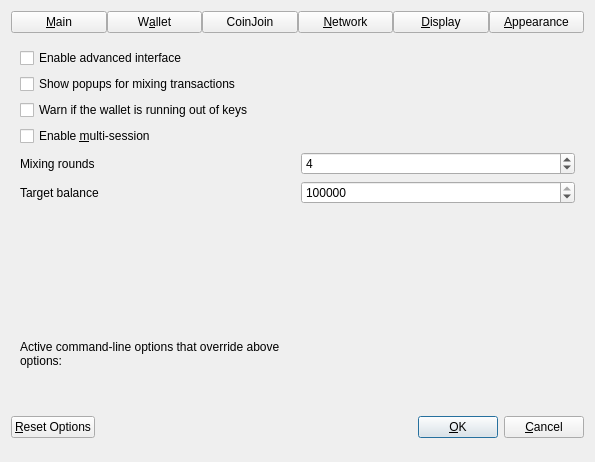
<?xml version="1.0" encoding="UTF-8"?>
<ui version="4.0">
 <class>OptionsDialog</class>
 <widget class="QDialog" name="OptionsDialog">
  <property name="geometry">
   <rect>
    <x>0</x>
    <y>0</y>
    <width>595</width>
    <height>462</height>
   </rect>
  </property>
  <property name="sizePolicy">
   <sizepolicy hsizetype="Fixed" vsizetype="Fixed">
    <horstretch>0</horstretch>
    <verstretch>0</verstretch>
   </sizepolicy>
  </property>
  <property name="windowTitle">
   <string>Options</string>
  </property>
  <property name="modal">
   <bool>true</bool>
  </property>
  <layout class="QVBoxLayout" name="verticalLayout">
   <item>
    <layout class="QHBoxLayout" name="horizontalLayout_Buttons_2">
     <property name="spacing">
      <number>0</number>
     </property>
     <property name="topMargin">
      <number>0</number>
     </property>
     <item>
      <widget class="QPushButton" name="btnMain">
       <property name="text">
        <string>&amp;Main</string>
       </property>
       <property name="checkable">
        <bool>true</bool>
       </property>
      </widget>
     </item>
     <item>
      <widget class="QPushButton" name="btnWallet">
       <property name="text">
        <string>W&amp;allet</string>
       </property>
       <property name="checkable">
        <bool>true</bool>
       </property>
      </widget>
     </item>
     <item>
      <widget class="QPushButton" name="btnCoinJoin">
       <property name="text">
        <string notr="true">CoinJoin</string>
       </property>
       <property name="checkable">
        <bool>true</bool>
       </property>
      </widget>
     </item>
     <item>
      <widget class="QPushButton" name="btnNetwork">
       <property name="text">
        <string>&amp;Network</string>
       </property>
       <property name="checkable">
        <bool>true</bool>
       </property>
      </widget>
     </item>
     <item>
      <widget class="QPushButton" name="btnDisplay">
       <property name="text">
        <string>&amp;Display</string>
       </property>
       <property name="checkable">
        <bool>true</bool>
       </property>
      </widget>
     </item>
     <item>
      <widget class="QPushButton" name="btnAppearance">
       <property name="text">
        <string>&amp;Appearance</string>
       </property>
       <property name="checkable">
        <bool>true</bool>
       </property>
      </widget>
     </item>
    </layout>
   </item>
   <item>
    <widget class="QStackedWidget" name="stackedWidgetOptions">
     <property name="minimumSize">
      <size>
       <width>0</width>
       <height>0</height>
      </size>
     </property>
     <property name="currentIndex">
      <number>2</number>
     </property>
     <widget class="QWidget" name="pageMain">
      <layout class="QVBoxLayout" name="verticalLayout_Main">
       <item>
        <widget class="QCheckBox" name="bitcoinAtStartup">
         <property name="toolTip">
          <string>Automatically start %1 after logging in to the system.</string>
         </property>
         <property name="text">
          <string>&amp;Start %1 on system login</string>
         </property>
        </widget>
       </item>
       <item>
        <widget class="QCheckBox" name="hideTrayIcon">
         <property name="toolTip">
          <string>Hide the icon from the system tray.</string>
         </property>
         <property name="text">
          <string>&amp;Hide tray icon</string>
         </property>
        </widget>
       </item>
       <item>
        <widget class="QCheckBox" name="minimizeToTray">
         <property name="toolTip">
          <string>Show only a tray icon after minimizing the window.</string>
         </property>
         <property name="text">
          <string>&amp;Minimize to the tray instead of the taskbar</string>
         </property>
        </widget>
       </item>
       <item>
        <widget class="QCheckBox" name="minimizeOnClose">
         <property name="toolTip">
          <string>Minimize instead of exit the application when the window is closed. When this option is enabled, the application will be closed only after selecting Exit in the menu.</string>
         </property>
         <property name="text">
          <string>M&amp;inimize on close</string>
         </property>
        </widget>
       </item>
       <item>
        <layout class="QHBoxLayout" name="horizontalLayout_2_Main">
         <item>
          <widget class="QLabel" name="databaseCacheLabel">
           <property name="text">
            <string>Size of &amp;database cache</string>
           </property>
           <property name="textFormat">
            <enum>Qt::PlainText</enum>
           </property>
           <property name="buddy">
            <cstring>databaseCache</cstring>
           </property>
          </widget>
         </item>
         <item>
          <widget class="QSpinBox" name="databaseCache"/>
         </item>
         <item>
          <widget class="QLabel" name="databaseCacheUnitLabel">
           <property name="text">
            <string>MB</string>
           </property>
           <property name="textFormat">
            <enum>Qt::PlainText</enum>
           </property>
          </widget>
         </item>
         <item>
          <spacer name="horizontalSpacer_2_Main">
           <property name="orientation">
            <enum>Qt::Horizontal</enum>
           </property>
           <property name="sizeHint" stdset="0">
            <size>
             <width>40</width>
             <height>20</height>
            </size>
           </property>
          </spacer>
         </item>
        </layout>
       </item>
       <item>
        <layout class="QHBoxLayout" name="horizontalLayout_3_Main">
         <item>
          <widget class="QLabel" name="threadsScriptVerifLabel">
           <property name="text">
            <string>Number of script &amp;verification threads</string>
           </property>
           <property name="textFormat">
            <enum>Qt::PlainText</enum>
           </property>
           <property name="buddy">
            <cstring>threadsScriptVerif</cstring>
           </property>
          </widget>
         </item>
         <item>
          <widget class="QSpinBox" name="threadsScriptVerif">
           <property name="toolTip">
            <string>(0 = auto, &lt;0 = leave that many cores free)</string>
           </property>
          </widget>
         </item>
         <item>
          <spacer name="horizontalSpacer_3_Main">
           <property name="orientation">
            <enum>Qt::Horizontal</enum>
           </property>
           <property name="sizeHint" stdset="0">
            <size>
             <width>40</width>
             <height>20</height>
            </size>
           </property>
          </spacer>
         </item>
        </layout>
       </item>
       <item>
        <spacer name="verticalSpacer_Main">
         <property name="orientation">
          <enum>Qt::Vertical</enum>
         </property>
         <property name="sizeHint" stdset="0">
          <size>
           <width>20</width>
           <height>40</height>
          </size>
         </property>
        </spacer>
       </item>
      </layout>
     </widget>
     <widget class="QWidget" name="pageWallet">
      <layout class="QVBoxLayout" name="verticalLayout_Wallet">
       <item>
        <layout class="QVBoxLayout" name="verticalLayout_2">
         <item>
          <widget class="QCheckBox" name="coinControlFeatures">
           <property name="toolTip">
            <string>Whether to show coin control features or not.</string>
           </property>
           <property name="text">
            <string>Enable coin &amp;control features</string>
           </property>
          </widget>
         </item>
         <item>
          <widget class="QCheckBox" name="showSmartnodesTab">
           <property name="toolTip">
            <string>Show additional tab listing all your smartnodes in first sub-tab&lt;br/&gt;and all smartnodes on the network in second sub-tab.</string>
           </property>
           <property name="text">
            <string>Show Smartnodes Tab</string>
           </property>
          </widget>
         </item>
         <item>
          <widget class="QCheckBox" name="spendZeroConfChange">
           <property name="toolTip">
            <string>If you disable the spending of unconfirmed change, the change from a transaction&lt;br/&gt;cannot be used until that transaction has at least one confirmation.&lt;br/&gt;This also affects how your balance is computed.</string>
           </property>
           <property name="text">
            <string>&amp;Spend unconfirmed change</string>
           </property>
          </widget>
         </item>
         <item>
          <widget class="QCheckBox" name="coinJoinEnabled">
           <property name="toolTip">
            <string>Show mixing interface on Overview screen and reveal an additional screen which allows to spend fully mixed coins only.&lt;br/&gt;A new tab with more settings will also appear in this dialog, please make sure to check them before mixing your coins.</string>
           </property>
           <property name="text">
            <string notr="true">Enable CoinJoin features</string>
           </property>
          </widget>
         </item>
        </layout>
       </item>
       <item>
        <spacer name="verticalSpacer_Wallet">
         <property name="orientation">
          <enum>Qt::Vertical</enum>
         </property>
         <property name="sizeHint" stdset="0">
          <size>
           <width>20</width>
           <height>40</height>
          </size>
         </property>
        </spacer>
       </item>
      </layout>
     </widget>
     <widget class="QWidget" name="pageCoinJoin">
      <layout class="QVBoxLayout" name="verticalLayout_4">
       <item>
        <widget class="QCheckBox" name="showAdvancedCJUI">
         <property name="toolTip">
          <string>Show additional information and buttons on overview screen.</string>
         </property>
         <property name="text">
          <string>Enable advanced interface</string>
         </property>
        </widget>
       </item>
       <item>
        <widget class="QCheckBox" name="showCoinJoinPopups">
         <property name="toolTip">
          <string>Show system popups for mixing transactions&lt;br/&gt;just like for all other transaction types.</string>
         </property>
         <property name="text">
          <string>Show popups for mixing transactions</string>
         </property>
        </widget>
       </item>
       <item>
        <widget class="QCheckBox" name="lowKeysWarning">
         <property name="toolTip">
          <string>Show warning dialog when the wallet has very low number of keys left.</string>
         </property>
         <property name="text">
          <string>Warn if the wallet is running out of keys</string>
         </property>
        </widget>
       </item>
       <item>
        <widget class="QCheckBox" name="coinJoinMultiSession">
         <property name="toolTip">
          <string>Whether to use experimental mode with multiple mixing sessions per block.&lt;br/&gt;Note: You must use this feature carefully.&lt;br/&gt;Make sure you always have recent wallet (auto)backup in a safe place!</string>
         </property>
         <property name="text">
          <string>Enable &amp;multi-session</string>
         </property>
        </widget>
       </item>
       <item>
        <layout class="QHBoxLayout" name="horizontalLayout_4_Wallet">
         <item>
          <widget class="QLabel" name="lblCoinJoinRoundsText">
           <property name="toolTip">
            <string>This setting determines the amount of individual smartnodes that an input will be mixed through.&lt;br/&gt;More rounds of mixing gives a higher degree of privacy, but also costs more in fees.</string>
           </property>
           <property name="text">
            <string>Mixing rounds</string>
           </property>
          </widget>
         </item>
         <item>
          <widget class="QSpinBox" name="coinJoinRounds">
           <property name="minimum">
            <number>2</number>
           </property>
           <property name="maximum">
            <number>16</number>
           </property>
           <property name="value">
            <number>4</number>
           </property>
          </widget>
         </item>
        </layout>
       </item>
       <item>
        <layout class="QHBoxLayout" name="horizontalLayout">
         <item>
          <widget class="QLabel" name="lblCoinJoinAmountText">
           <property name="toolTip">
            <string>This amount acts as a threshold to turn off mixing once it's reached.</string>
           </property>
           <property name="statusTip">
            <string notr="true"/>
           </property>
           <property name="whatsThis">
            <string notr="true"/>
           </property>
           <property name="accessibleName">
            <string notr="true"/>
           </property>
           <property name="accessibleDescription">
            <string notr="true"/>
           </property>
           <property name="text">
            <string>Target balance</string>
           </property>
          </widget>
         </item>
         <item>
          <widget class="QSpinBox" name="coinJoinAmount">
           <property name="minimum">
            <number>1000</number>
           </property>
           <property name="maximum">
            <number>2000000</number>
           </property>
           <property name="singleStep">
            <number>1000</number>
           </property>
           <property name="value">
            <number>1000000</number>
           </property>
          </widget>
         </item>
        </layout>
       </item>
       <item>
        <spacer name="verticalSpacerPS">
         <property name="orientation">
          <enum>Qt::Vertical</enum>
         </property>
         <property name="sizeHint" stdset="0">
          <size>
           <width>20</width>
           <height>40</height>
          </size>
         </property>
        </spacer>
       </item>
      </layout>
     </widget>
     <widget class="QWidget" name="pageNetwork">
      <layout class="QVBoxLayout" name="verticalLayout_Network">
       <item>
        <widget class="QCheckBox" name="mapPortUpnp">
         <property name="toolTip">
          <string>Automatically open the Sciia Core client port on the router. This only works when your router supports UPnP and it is enabled.</string>
         </property>
         <property name="text">
          <string>Map port using &amp;UPnP</string>
         </property>
        </widget>
       </item>
       <item>
        <widget class="QCheckBox" name="allowIncoming">
         <property name="toolTip">
          <string>Accept connections from outside.</string>
         </property>
         <property name="text">
          <string>Allow incomin&amp;g connections</string>
         </property>
        </widget>
       </item>
       <item>
        <widget class="QCheckBox" name="connectSocks">
         <property name="toolTip">
          <string>Connect to the Sciia network through a SOCKS5 proxy.</string>
         </property>
         <property name="text">
          <string>&amp;Connect through SOCKS5 proxy (default proxy):</string>
         </property>
        </widget>
       </item>
       <item>
        <layout class="QHBoxLayout" name="horizontalLayout_1_Network">
         <item>
          <widget class="QLabel" name="proxyIpLabel">
           <property name="text">
            <string>Proxy &amp;IP:</string>
           </property>
           <property name="textFormat">
            <enum>Qt::PlainText</enum>
           </property>
           <property name="buddy">
            <cstring>proxyIp</cstring>
           </property>
          </widget>
         </item>
         <item>
          <widget class="QValidatedLineEdit" name="proxyIp">
           <property name="minimumSize">
            <size>
             <width>140</width>
             <height>0</height>
            </size>
           </property>
           <property name="maximumSize">
            <size>
             <width>140</width>
             <height>16777215</height>
            </size>
           </property>
           <property name="toolTip">
            <string>IP address of the proxy (e.g. IPv4: 127.0.0.1 / IPv6: ::1)</string>
           </property>
          </widget>
         </item>
         <item>
          <widget class="QLabel" name="proxyPortLabel">
           <property name="text">
            <string>&amp;Port:</string>
           </property>
           <property name="textFormat">
            <enum>Qt::PlainText</enum>
           </property>
           <property name="buddy">
            <cstring>proxyPort</cstring>
           </property>
          </widget>
         </item>
         <item>
          <widget class="QLineEdit" name="proxyPort">
           <property name="minimumSize">
            <size>
             <width>60</width>
             <height>0</height>
            </size>
           </property>
           <property name="maximumSize">
            <size>
             <width>60</width>
             <height>16777215</height>
            </size>
           </property>
           <property name="toolTip">
            <string>Port of the proxy (e.g. 9050)</string>
           </property>
          </widget>
         </item>
         <item>
          <spacer name="horizontalSpacer_1_Network">
           <property name="orientation">
            <enum>Qt::Horizontal</enum>
           </property>
           <property name="sizeHint" stdset="0">
            <size>
             <width>40</width>
             <height>20</height>
            </size>
           </property>
          </spacer>
         </item>
        </layout>
       </item>
       <item>
        <layout class="QHBoxLayout" name="horizontalLayout_2_Network">
         <item>
          <widget class="QLabel" name="proxyActiveNets">
           <property name="text">
            <string>Used for reaching peers via:</string>
           </property>
           <property name="textFormat">
            <enum>Qt::PlainText</enum>
           </property>
          </widget>
         </item>
         <item>
          <widget class="QCheckBox" name="proxyReachIPv4">
           <property name="enabled">
            <bool>false</bool>
           </property>
           <property name="toolTip">
            <string>Shows if the supplied default SOCKS5 proxy is used to reach peers via this network type.</string>
           </property>
           <property name="text">
            <string>IPv4</string>
           </property>
          </widget>
         </item>
         <item>
          <widget class="QCheckBox" name="proxyReachIPv6">
           <property name="enabled">
            <bool>false</bool>
           </property>
           <property name="toolTip">
            <string>Shows if the supplied default SOCKS5 proxy is used to reach peers via this network type.</string>
           </property>
           <property name="text">
            <string>IPv6</string>
           </property>
          </widget>
         </item>
         <item>
          <widget class="QCheckBox" name="proxyReachTor">
           <property name="enabled">
            <bool>false</bool>
           </property>
           <property name="toolTip">
            <string>Shows if the supplied default SOCKS5 proxy is used to reach peers via this network type.</string>
           </property>
           <property name="text">
            <string>Tor</string>
           </property>
          </widget>
         </item>
         <item>
          <spacer name="horizontalSpacer_2_Network">
           <property name="orientation">
            <enum>Qt::Horizontal</enum>
           </property>
           <property name="sizeHint" stdset="0">
            <size>
             <width>40</width>
             <height>20</height>
            </size>
           </property>
          </spacer>
         </item>
        </layout>
       </item>
       <item>
        <widget class="QCheckBox" name="connectSocksTor">
         <property name="toolTip">
          <string>Connect to the Sciia network through a separate SOCKS5 proxy for Tor hidden services.</string>
         </property>
         <property name="text">
          <string>Use separate SOCKS&amp;5 proxy to reach peers via Tor hidden services:</string>
         </property>
        </widget>
       </item>
       <item>
        <layout class="QHBoxLayout" name="horizontalLayout_3_Network">
         <item>
          <widget class="QLabel" name="proxyIpTorLabel">
           <property name="text">
            <string>Proxy &amp;IP:</string>
           </property>
           <property name="textFormat">
            <enum>Qt::PlainText</enum>
           </property>
           <property name="buddy">
            <cstring>proxyIpTor</cstring>
           </property>
          </widget>
         </item>
         <item>
          <widget class="QValidatedLineEdit" name="proxyIpTor">
           <property name="minimumSize">
            <size>
             <width>140</width>
             <height>0</height>
            </size>
           </property>
           <property name="maximumSize">
            <size>
             <width>140</width>
             <height>16777215</height>
            </size>
           </property>
           <property name="toolTip">
            <string>IP address of the proxy (e.g. IPv4: 127.0.0.1 / IPv6: ::1)</string>
           </property>
          </widget>
         </item>
         <item>
          <widget class="QLabel" name="proxyPortTorLabel">
           <property name="text">
            <string>&amp;Port:</string>
           </property>
           <property name="textFormat">
            <enum>Qt::PlainText</enum>
           </property>
           <property name="buddy">
            <cstring>proxyPortTor</cstring>
           </property>
          </widget>
         </item>
         <item>
          <widget class="QLineEdit" name="proxyPortTor">
           <property name="minimumSize">
            <size>
             <width>60</width>
             <height>0</height>
            </size>
           </property>
           <property name="maximumSize">
            <size>
             <width>60</width>
             <height>16777215</height>
            </size>
           </property>
           <property name="toolTip">
            <string>Port of the proxy (e.g. 9050)</string>
           </property>
          </widget>
         </item>
         <item>
          <spacer name="horizontalSpacer_4_Network">
           <property name="orientation">
            <enum>Qt::Horizontal</enum>
           </property>
           <property name="sizeHint" stdset="0">
            <size>
             <width>40</width>
             <height>20</height>
            </size>
           </property>
          </spacer>
         </item>
        </layout>
       </item>
       <item>
        <spacer name="verticalSpacer_Network">
         <property name="orientation">
          <enum>Qt::Vertical</enum>
         </property>
         <property name="sizeHint" stdset="0">
          <size>
           <width>20</width>
           <height>40</height>
          </size>
         </property>
        </spacer>
       </item>
      </layout>
     </widget>
     <widget class="QWidget" name="pageDisplay">
      <layout class="QVBoxLayout" name="verticalLayout_Display">
       <item>
        <layout class="QHBoxLayout" name="horizontalLayout_1_Display">
         <item>
          <widget class="QLabel" name="langLabel">
           <property name="text">
            <string>User Interface &amp;language:</string>
           </property>
           <property name="textFormat">
            <enum>Qt::PlainText</enum>
           </property>
           <property name="buddy">
            <cstring>lang</cstring>
           </property>
          </widget>
         </item>
         <item>
          <widget class="QValueComboBox" name="lang">
           <property name="toolTip">
            <string>The user interface language can be set here. This setting will take effect after restarting %1.</string>
           </property>
          </widget>
         </item>
        </layout>
       </item>
       <item>
        <widget class="QLabel" name="label_3">
         <property name="toolTip">
          <string notr="true"/>
         </property>
         <property name="statusTip">
          <string notr="true"/>
         </property>
         <property name="whatsThis">
          <string notr="true"/>
         </property>
         <property name="accessibleName">
          <string notr="true"/>
         </property>
         <property name="text">
          <string>Language missing or translation incomplete? Help contributing translations here:
https://www.transifex.com/projects/p/sciia/</string>
         </property>
         <property name="wordWrap">
          <bool>true</bool>
         </property>
         <property name="openExternalLinks">
          <bool>true</bool>
         </property>
         <property name="textInteractionFlags">
          <set>Qt::TextBrowserInteraction</set>
         </property>
        </widget>
       </item>
       <item>
        <widget class="Line" name="line">
         <property name="orientation">
          <enum>Qt::Horizontal</enum>
         </property>
        </widget>
       </item>
       <item>
        <layout class="QHBoxLayout" name="horizontalLayout_2_Display">
         <item>
          <widget class="QLabel" name="unitLabel">
           <property name="text">
            <string>&amp;Unit to show amounts in:</string>
           </property>
           <property name="textFormat">
            <enum>Qt::PlainText</enum>
           </property>
           <property name="buddy">
            <cstring>unit</cstring>
           </property>
          </widget>
         </item>
         <item>
          <widget class="QValueComboBox" name="unit">
           <property name="toolTip">
            <string>Choose the default subdivision unit to show in the interface and when sending coins.</string>
           </property>
          </widget>
         </item>
        </layout>
       </item>
       <item>
        <layout class="QHBoxLayout" name="horizontalLayout_5_Display">
         <item>
          <widget class="QLabel" name="digitsLabel">
           <property name="text">
            <string>Decimal digits</string>
           </property>
          </widget>
         </item>
         <item>
          <widget class="QValueComboBox" name="digits"/>
         </item>
        </layout>
       </item>
       <item>
        <layout class="QHBoxLayout" name="horizontalLayout_3_Display">
         <item>
          <widget class="QLabel" name="thirdPartyTxUrlsLabel">
           <property name="toolTip">
            <string>Third party URLs (e.g. a block explorer) that appear in the transactions tab as context menu items.&lt;br/&gt;%s in the URL is replaced by transaction hash. Multiple URLs are separated by vertical bar |.</string>
           </property>
           <property name="text">
            <string>&amp;Third party transaction URLs</string>
           </property>
           <property name="buddy">
            <cstring>thirdPartyTxUrls</cstring>
           </property>
          </widget>
         </item>
         <item>
          <widget class="QLineEdit" name="thirdPartyTxUrls">
           <property name="toolTip">
            <string>Third party URLs (e.g. a block explorer) that appear in the transactions tab as context menu items.&lt;br/&gt;%s in the URL is replaced by transaction hash. Multiple URLs are separated by vertical bar |.</string>
           </property>
          </widget>
         </item>
        </layout>
       </item>
       <item>
        <spacer name="verticalSpacer">
         <property name="orientation">
          <enum>Qt::Vertical</enum>
         </property>
         <property name="sizeHint" stdset="0">
          <size>
           <width>20</width>
           <height>40</height>
          </size>
         </property>
        </spacer>
       </item>
      </layout>
     </widget>
     <widget class="QWidget" name="pageAppearance">
      <layout class="QVBoxLayout" name="verticalLayout_3">
       <item>
        <widget class="QWidget" name="widgetAppearance" native="true"/>
       </item>
       <item>
        <spacer name="verticalSpacer_2">
         <property name="orientation">
          <enum>Qt::Vertical</enum>
         </property>
         <property name="sizeHint" stdset="0">
          <size>
           <width>20</width>
           <height>40</height>
          </size>
         </property>
        </spacer>
       </item>
      </layout>
     </widget>
    </widget>
   </item>
   <item>
    <widget class="QFrame" name="frame">
     <layout class="QVBoxLayout" name="verticalLayout_Bottom">
      <item>
       <layout class="QHBoxLayout" name="horizontalLayout_Bottom">
        <item>
         <widget class="QLabel" name="overriddenByCommandLineInfoLabel">
          <property name="text">
           <string>Active command-line options that override above options:</string>
          </property>
          <property name="textFormat">
           <enum>Qt::PlainText</enum>
          </property>
          <property name="wordWrap">
           <bool>true</bool>
          </property>
         </widget>
        </item>
        <item>
         <spacer name="horizontalSpacer_Bottom">
          <property name="orientation">
           <enum>Qt::Horizontal</enum>
          </property>
          <property name="sizeHint" stdset="0">
           <size>
            <width>40</width>
            <height>20</height>
           </size>
          </property>
         </spacer>
        </item>
       </layout>
      </item>
      <item>
       <widget class="QLabel" name="overriddenByCommandLineLabel">
        <property name="text">
         <string/>
        </property>
        <property name="textFormat">
         <enum>Qt::PlainText</enum>
        </property>
        <property name="wordWrap">
         <bool>true</bool>
        </property>
       </widget>
      </item>
     </layout>
    </widget>
   </item>
   <item>
    <layout class="QHBoxLayout" name="horizontalLayout_Buttons">
     <item>
      <widget class="QPushButton" name="resetButton">
       <property name="toolTip">
        <string>Reset all client options to default.</string>
       </property>
       <property name="text">
        <string>&amp;Reset Options</string>
       </property>
       <property name="autoDefault">
        <bool>false</bool>
       </property>
      </widget>
     </item>
     <item>
      <spacer name="horizontalSpacer_1">
       <property name="orientation">
        <enum>Qt::Horizontal</enum>
       </property>
       <property name="sizeHint" stdset="0">
        <size>
         <width>40</width>
         <height>48</height>
        </size>
       </property>
      </spacer>
     </item>
     <item>
      <widget class="QLabel" name="statusLabel">
       <property name="minimumSize">
        <size>
         <width>200</width>
         <height>0</height>
        </size>
       </property>
       <property name="text">
        <string/>
       </property>
       <property name="textFormat">
        <enum>Qt::PlainText</enum>
       </property>
       <property name="wordWrap">
        <bool>true</bool>
       </property>
      </widget>
     </item>
     <item>
      <spacer name="horizontalSpacer_2">
       <property name="orientation">
        <enum>Qt::Horizontal</enum>
       </property>
       <property name="sizeHint" stdset="0">
        <size>
         <width>40</width>
         <height>48</height>
        </size>
       </property>
      </spacer>
     </item>
     <item>
      <widget class="QPushButton" name="okButton">
       <property name="text">
        <string>&amp;OK</string>
       </property>
       <property name="autoDefault">
        <bool>false</bool>
       </property>
       <property name="default">
        <bool>true</bool>
       </property>
      </widget>
     </item>
     <item>
      <widget class="QPushButton" name="cancelButton">
       <property name="text">
        <string>&amp;Cancel</string>
       </property>
       <property name="autoDefault">
        <bool>false</bool>
       </property>
      </widget>
     </item>
    </layout>
   </item>
  </layout>
 </widget>
 <customwidgets>
  <customwidget>
   <class>QValidatedLineEdit</class>
   <extends>QLineEdit</extends>
   <header>qt/qvalidatedlineedit.h</header>
  </customwidget>
  <customwidget>
   <class>QValueComboBox</class>
   <extends>QComboBox</extends>
   <header>qt/qvaluecombobox.h</header>
  </customwidget>
 </customwidgets>
 <resources/>
 <connections/>
</ui>
